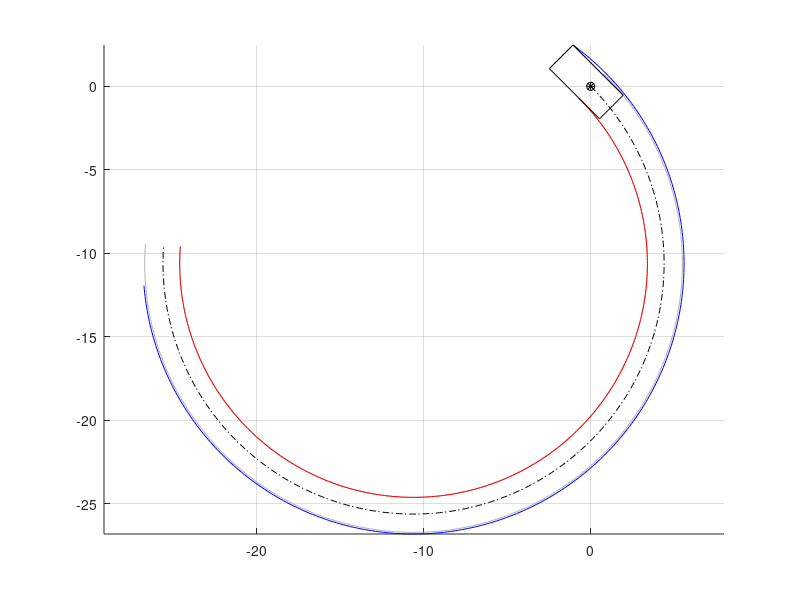

Reproduce this figure in MATLAB. (Note: this script raises an error after producing the figure.)
% Script to generate vehicle path and collision data using a constant
% radius circular model of the vehicle behavior. Currently assumes the
% vehicle CG travels on the circle and that there is zero sideslip angle.
% Could be extended to include vehicle sideslip, though the approach
% would have to use either max sideslip angle or change the bounds of the
% vehicle as it goes around.


% Remaining issues: misses edges that cross the outside of the trajectory
% but have no vertices inside (see screen shot), doesn't gracefully handle
% misses, doesn't properly handle misses in terms of return variables

clearvars

% Vehicle trajectory information
vx = 20;        % longitudinal speed (m/s)
R = -15;         % path radius (m) with sign (+ left, - right)
p0 = [0,0];     % initial position of vehicle (m,m)
h0 = -pi/4;      % initial heading of vehicle (rad)
tf = 3;         % time horizon to check (s)
% Create a vector of the trajectory information
x0 = [p0'; h0; vx; R];
% Vehicle dimensional information
vehicle.a = 1.75;       % CG-front axle distance (m)
vehicle.b = 2.5;        % CG-rear axle distance (m)
vehicle.d = 2.0;        % vehicle width (m)

% Plot the points
figure(1)
clf
hold on
grid on
axis equal
plot(p0(1),p0(2),'k*')

% Calculate center point of vehicle trajectory circle
pc(1) = p0(1) + R*cos(h0+pi/2);
pc(2) = p0(2) + R*sin(h0+pi/2);

% Generate a trajectory for the given time horizon
del_t = 0.01;
t = (0:del_t:tf)';
theta = vx*t/R;
N = length(t);
pv = zeros(N,2);
pv(:,1) = R*cos(theta+h0-pi/2) + pc(1);
pv(:,2) = R*sin(theta+h0-pi/2) + pc(2);
% And plot the trajectory
plot(pv(:,1),pv(:,2),'k-.')

% Determine the bounding radii for all portions of the vehicle
Rmin = R - vehicle.d/2*sign(R);
Rmax = sign(R)*sqrt((R+vehicle.d/2*sign(R))^2 + max(vehicle.a,vehicle.b)^2);
Rinner = R - vehicle.d/2*sign(R);
Router = sign(R)*sqrt((R+vehicle.d/2*sign(R))^2 + vehicle.a^2);
travel_offset = h0 - pi/2;
theta_max_offset = sign(R)*atan2(-vehicle.b,sign(R)*R+vehicle.d/2);
plot(Rinner*cos(theta+travel_offset) + pc(1),Rinner*sin(theta+travel_offset) + pc(2),'-','color',[0.7 0.7 0.7]);
plot(Rmin*cos(theta+travel_offset) + pc(1),Rmin*sin(theta+travel_offset) + pc(2),'r-');
plot(Rmax*cos(theta+travel_offset+theta_max_offset) + pc(1),Rmax*sin(theta+travel_offset+theta_max_offset) + pc(2),'b-');
plot(Router*cos(theta+travel_offset) + pc(1),Router*sin(theta+travel_offset) + pc(2),'-','color',[0.7 0.7 0.7]);

%% Now determine where the front corners of the vehicle are at each moment
plf = zeros(N,2);
prf = zeros(N,2);
plf(:,1) = pv(:,1) + vehicle.a*cos(theta+h0) + vehicle.d/2*cos(theta+h0+pi/2);
plf(:,2) = pv(:,2) + vehicle.a*sin(theta+h0) + vehicle.d/2*sin(theta+h0+pi/2);
prf(:,1) = pv(:,1) + vehicle.a*cos(theta+h0) + vehicle.d/2*cos(theta+h0-pi/2);
prf(:,2) = pv(:,2) + vehicle.a*sin(theta+h0) + vehicle.d/2*sin(theta+h0-pi/2);
plr(:,1) = pv(:,1) - vehicle.b*cos(theta+h0) + vehicle.d/2*cos(theta+h0+pi/2);
plr(:,2) = pv(:,2) - vehicle.b*sin(theta+h0) + vehicle.d/2*sin(theta+h0+pi/2);
prr(:,1) = pv(:,1) - vehicle.b*cos(theta+h0) + vehicle.d/2*cos(theta+h0-pi/2);
prr(:,2) = pv(:,2) - vehicle.b*sin(theta+h0) + vehicle.d/2*sin(theta+h0-pi/2);
% And plot the front corners continuously
% plot(plf(:,1),plf(:,2),'r-')
% plot(prf(:,1),prf(:,2),'b-')
% plot(plr(:,1),plr(:,2),'r-.')
% plot(prr(:,1),prr(:,2),'b-.')
% Plot a few of the rear corners
inds = 1%;[1; floor(N/4); floor(N/2); floor(3*N/4)];
for i = 1:length(inds)
    plot(pv(inds(i),1),pv(inds(i),2),'ko')
    plot([plf(inds(i),1) prf(inds(i),1) prr(inds(i),1) plr(inds(i),1) plf(inds(i),1)],...
        [plf(inds(i),2) prf(inds(i),2) prr(inds(i),2) plr(inds(i),2) plf(inds(i),2)],'k');
end

% Add an obstacle by clicking to generate the points and then turning the
% points into a patch object
[xobst,yobst] = ginput;
obstacles = struct('id',{},'color',{},'primitive',{},'primparams',{},'aabb',{},'pointsX',{},'pointsY',{});
obstacles(1).pointsX = xobst;
obstacles(1).pointsY = yobst;
obstacles(1).color = [0.4 0.4 0.4];
% Plot the patch object over the trajectory lines using the patch plotting
% utility
[h,hpts] = fcn_Patch_plotPatch(obstacles,1);
axis auto

%% Determine the nearest collision
[collTime,collAngle,collLoc,~] = fcn_Patch_checkCollisions(x0,vehicle,obstacles);

if collTime < Inf
    fprintf('Found a collision with TTC of %0.2f seconds at (%0.2f,%0.2f)\n',collTime,collLoc(1),collLoc(2));
    % Plot the car body
Rabs = abs(R);
forwardAngleOffset = sign(R)*pi/2;
bodyLoc(1,1) = Rabs*cos(collAngle) + pc(1) + vehicle.a*cos(collAngle+forwardAngleOffset) - vehicle.d/2*cos(collAngle);
bodyLoc(1,2) = Rabs*sin(collAngle) + pc(2) + vehicle.a*sin(collAngle+forwardAngleOffset) - vehicle.d/2*sin(collAngle);
bodyLoc(2,1) = Rabs*cos(collAngle) + pc(1) + vehicle.a*cos(collAngle+forwardAngleOffset) + vehicle.d/2*cos(collAngle);
bodyLoc(2,2) = Rabs*sin(collAngle) + pc(2) + vehicle.a*sin(collAngle+forwardAngleOffset) + vehicle.d/2*sin(collAngle);
bodyLoc(3,1) = Rabs*cos(collAngle) + pc(1) - vehicle.b*cos(collAngle+forwardAngleOffset) + vehicle.d/2*cos(collAngle);
bodyLoc(3,2) = Rabs*sin(collAngle) + pc(2) - vehicle.b*sin(collAngle+forwardAngleOffset) + vehicle.d/2*sin(collAngle);
bodyLoc(4,1) = Rabs*cos(collAngle) + pc(1) - vehicle.b*cos(collAngle+forwardAngleOffset) - vehicle.d/2*cos(collAngle);
bodyLoc(4,2) = Rabs*sin(collAngle) + pc(2) - vehicle.b*sin(collAngle+forwardAngleOffset) - vehicle.d/2*sin(collAngle);
plot(bodyLoc([1:end 1],1),bodyLoc([1:end 1],2),'b-','linewidth',1);

% Plot the collision point
plot(collLoc(1),collLoc(2),'r*')

% Create another copy of the figure
figure(1)
a1 = gca;
f2 = figure(2);
clf
a2 = copyobj(a1,f2);
figure(2)
axis([collLoc(1)-2 collLoc(1)+2 collLoc(2)-2 collLoc(2) + 2]);
% Create a legend
%legend('Vehicle Start Point','Vehicle Trajectory','Inner Vehicle Bound','Outer Vehicle Bound','Vehicle CG','Vehicle Outline at Start','Obstacle','Obstacle Vertices','Vehicle Outline at Collision','Collision Point','location','best')
else
    fprintf('No collision detected\n');
end
